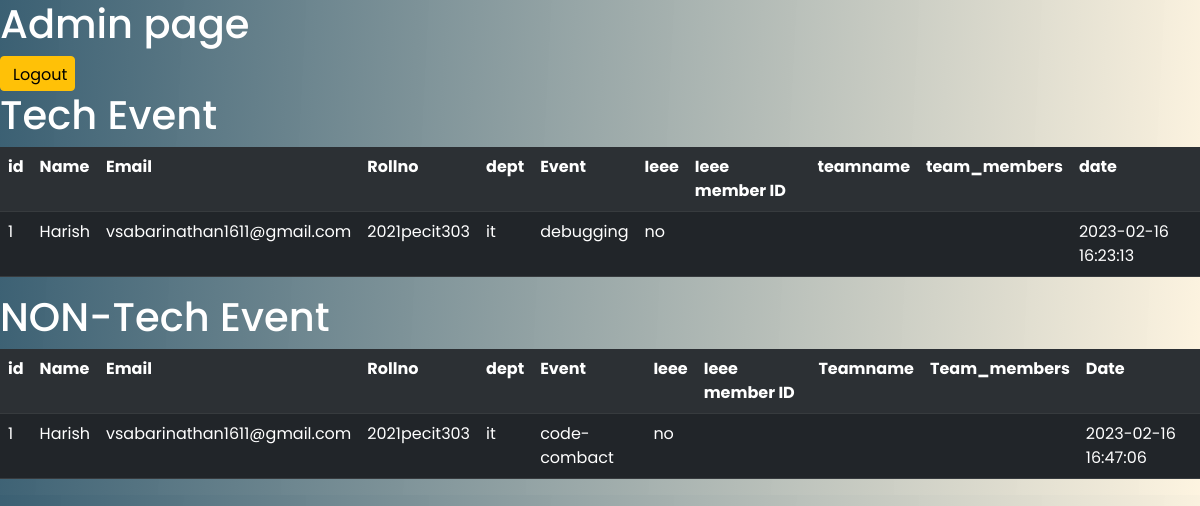
Page /admin (signed in) on the earlier database version.
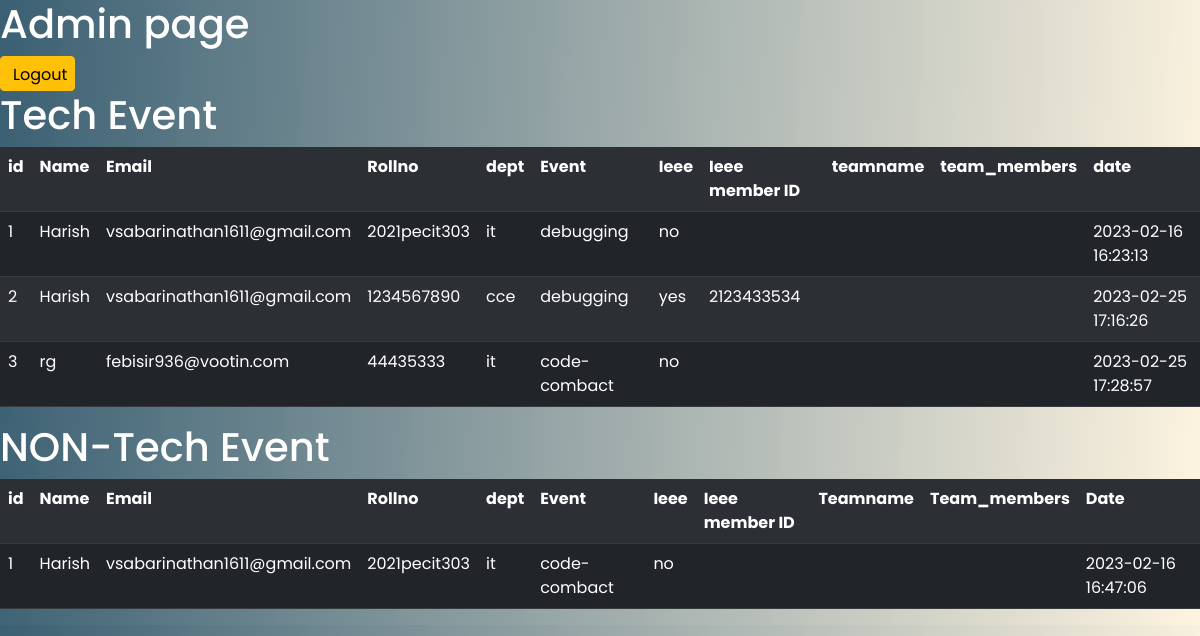
Same page on the later database version.
### website/models.py (models this page shows)
class Tech_register(db.Model):
    id = db.Column(db.Integer, primary_key=True)
    name=db.Column(db.String(100))
    email = db.Column(db.String(150))
    rollno=db.Column(db.String(100),unique=True)
    dept=db.Column(db.String(100))
    ieee=db.Column(db.String(10))
    i3emid= db.Column(db.String(100))
    event=db.Column(db.String(100))
    teamname=db.Column(db.String(500))
    team_members=db.Column(db.String(500))
    date = db.Column(db.DateTime(timezone=True), default=func.now())

class Non_register (db.Model):
    id = db.Column(db.Integer, primary_key=True)
    name=db.Column(db.String(100))
    email = db.Column(db.String(150))
    rollno=db.Column(db.String(100),unique=True)
    dept=db.Column(db.String(100))
    ieee=db.Column(db.String(10))
    i3emid=db.Column(db.String(10))
    event=db.Column(db.String(100))
    teamname=db.Column(db.String(500))
    team_members=db.Column(db.String(500))
    date = db.Column(db.DateTime(timezone=True), default=func.now())

### website/views.py (the view)
@views.route('/admin',methods=['GET','POST'])
@login_required
def admin():
    if (current_user.admin==True):
        tech=Tech_register.query.order_by(Tech_register.date)
        non_tech=Non_register.query.order_by(Non_register.date)
        print("wrh")
    else:
        return redirect(url_for('auth.login'))
    return render_template("admin.html",tech=tech,non_tech=non_tech)

### website/templates/admin.html (shortened to what this page needs)
<!DOCTYPE html>
<html lang="en">
<head>
    <link
  rel="stylesheet"
  href="https://cdnjs.cloudflare.com/ajax/libs/font-awesome/6.0.0-beta3/css/all.min.css"
/>
<link rel="stylesheet" href="/static/css/admin.css">
<link href="https://cdn.jsdelivr.net/npm/bootstrap@5.1.3/dist/css/bootstrap.min.css" rel="stylesheet"
integrity="sha384-1BmE4kWBq78iYhFldvKuhfTAU6auU8tT94WrHftjDbrCEXSU1oBoqyl2QvZ6jIW3">
</head>
<body>
<h1>Admin page</h1>
<a class="btn btn-warning" href="{{url_for('auth.logout')}}">Logout</a>
<div class="techtable">
    <h1>Tech Event</h1>
<table class="table table-dark table-striped">
    <tr>
      <th>id</th>
      <th>Name</th>
      <th>Email</th>
      <th>Rollno</th>
      <th>dept</th>
      <th>Event</th>
      <th>Ieee</th>
      <th>Ieee member ID</th>
      <th>teamname</th>
      <th>team_members</th>
      <th>date</th>
    </tr>
    {% for tech in tech %}
    <tr>
      <td>{{tech.id}}</td>
      <td>{{tech.name}}</td>
      <td>{{tech.email}}</td>
      <td>{{tech.rollno}}</td>
      <td>{{tech.dept}}</td>
      <td>{{tech.event}}</td>
      <td>{{tech.ieee}}</td>
      <td>{{tech.i3emid}}</td>
      <td>{{tech.teamname}}</td>
      <td>{{tech.team_members}}</td>
      <td>{{tech.date}}</td>
    </tr>
    {%endfor%}
  </table>
</div>
<div class="non-tech">
    <h1>NON-Tech Event</h1>
    <table class="table table-dark table-striped">
        <tr>
          <th>id</th>
          <th>Name</th>
          <th>Email</th>
          <th>Rollno</th>
          <th>dept</th>
          <th>Event</th>
          <th>Ieee</th>
          <th>Ieee member ID</th>
          <th>Teamname</th>
          <th>Team_members</th>
          <th>Date</th>
        </tr>
        {% for non_tech in non_tech %}
        <tr>
          <td>{{non_tech.id}}</td>
          <td>{{non_tech.name}}</td>
          <td>{{non_tech.email}}</td>
          <td>{{non_tech.rollno}}</td>
          <td>{{non_tech.dept}}</td>
          <td>{{non_tech.event}}</td>
          <td>{{non_tech.ieee}}</td>
          <td>{{non_tech.i3emid}}</td>
          <td>{{non_tech.teamname}}</td>
          <td>{{non_tech.team_members}}</td>
          <td>{{non_tech.date}}</td>
        </tr>
        {%endfor%}
      </table>
</div>
</body>
</html>

### website/static/css/admin.css (style rules this page uses)
* { margin: 0; box-sizing: border-box; font-family: 'Poppins', sans-serif; }
body { background: linear-gradient(273deg, #fdf0d5ba, #003049c4); }
a { width: 35px; height: 25px; color: black; background-color: aqua; }
h1 { color: #fff; font-size: 20px; }
.btn-warning { color: #000; background-color: #ffc107; border-color: #ffc107; width: 75px; height: 35px; }

Differences in the rows shown:
added Tech_register: id "2", name "Harish", email "vsabarinathan1611@gmail.com", rollno "1234567890", dept "cce", event "debugging", ieee "yes", i3emid "2123433534", date "2023-02-25 17:16:26"
added Tech_register: id "3", name "rg", email "febisir936@vootin.com", rollno "44435333", dept "it", event "code-combact", ieee "no", date "2023-02-25 17:28:57"
